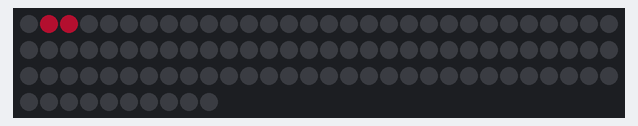
Simulated run of this sketch. Board: Arduino Uno, built with avr-gcc and run on an emulated ATmega328P. On the bench: 100 RGB LEDs in strip order, left to right, continuing on the next row. Dim RGB values are drawn brighter than linear.

Above: at 2.15 s.
At 4.23 s:
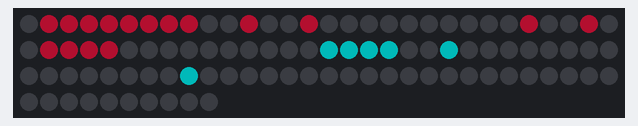
At 6.4 s:
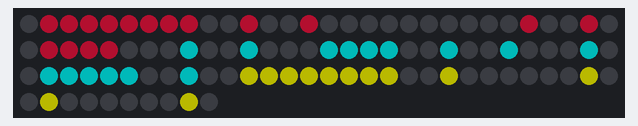

Measured:
- by itself, everything shown: repeats every 7.5 s, in 43 steps
- what the display in image 2 shows lasts 3.1 s, from 6.4 s to 9.5 s

The sketch:

PSC.ino
```cpp
#include "FastLED.h"
#define NUM_LEDS 100
#define DATA_PIN 3

CRGB leds[NUM_LEDS];

void setup() {
  delay(2000);
  FastLED.addLeds<WS2811, DATA_PIN, RGB>(leds, NUM_LEDS);
  FastLED.setBrightness(70);
  FastLED.clear();
}

int p[]={1,2,3,4,5,6,7,8,11,28,31,32,33,34,25,14};
int s[]={68,51,48,47,46,45,54,65,64,63,62,61,58,41,38};
int c[]={91,88,71,72,73,74,75,76,77,78,81,98};

void loop() {
  for(int i=0; i<16; i++){
      leds[p[i]] = CRGB::Crimson;
      FastLED.show();
      FastLED.delay(100);
  }
  for(int i=0; i<15; i++){
      leds[s[i]] = CRGB::Cyan;
      FastLED.show();
      FastLED.delay(100);
  }
  for(int i=0; i<12; i++){
      leds[c[i]] = CRGB::Yellow;
      FastLED.show();
      FastLED.delay(100);
  }
  FastLED.delay(3000);
  FastLED.clear();
}
```
